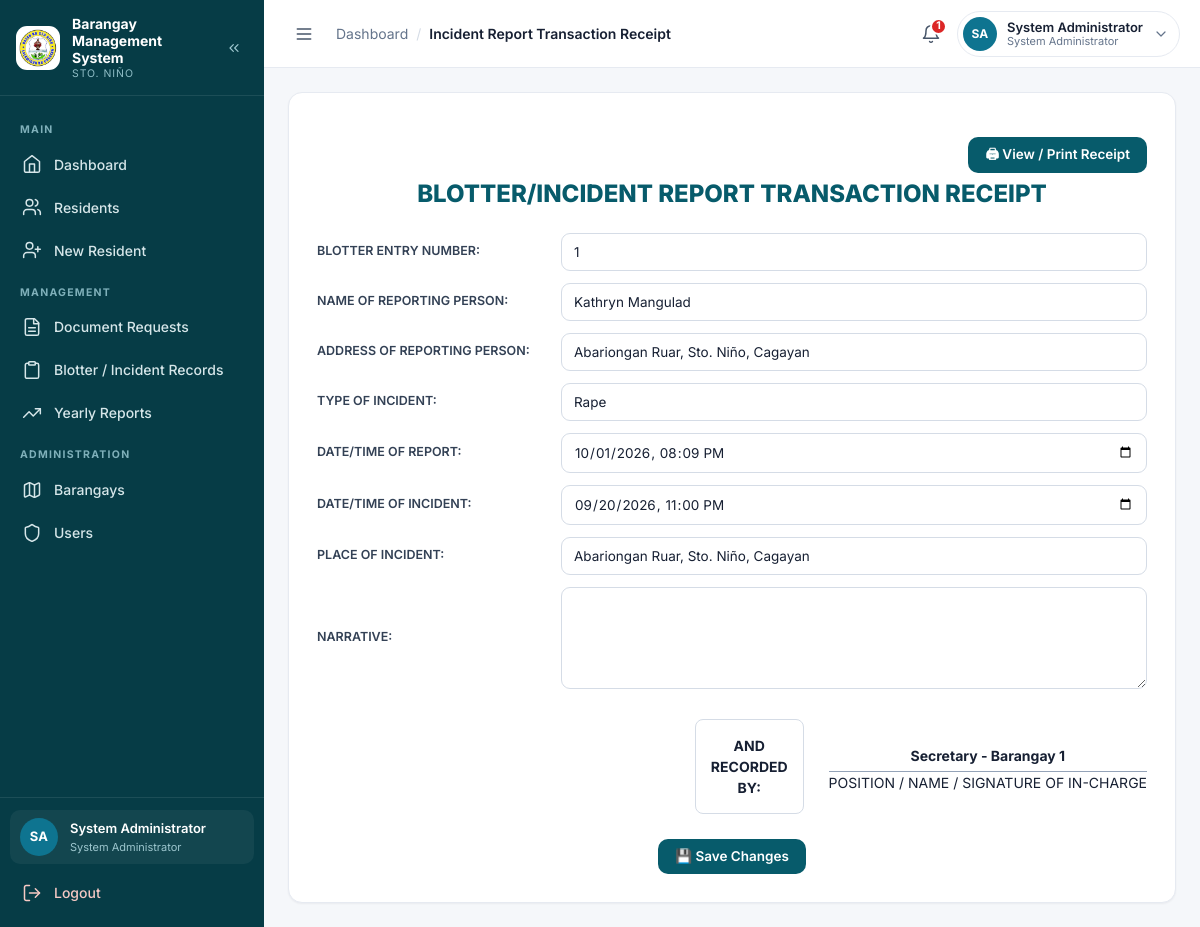
Page /pages/incident_report.php?id=520 (signed in) on the committed database.
### tables this page shows
CREATE TABLE `blotter_records` (
  `id` int(11) NOT NULL AUTO_INCREMENT,
  `barangay_id` int(11) NOT NULL,
  `resident_id` int(11) DEFAULT NULL,
  `blotter_no` varchar(50) NOT NULL,
  `reporting_person` varchar(150) NOT NULL,
  `reporting_address` varchar(255) DEFAULT NULL,
  `incident_type` varchar(150) NOT NULL,
  `report_datetime` datetime DEFAULT NULL,
  `incident_datetime` datetime DEFAULT NULL,
  `place_of_incident` varchar(255) DEFAULT NULL,
  `suspect_data` text DEFAULT NULL,
  `victim_data` text DEFAULT NULL,
  `narrative` text DEFAULT NULL,
  `recorded_by` varchar(150) DEFAULT NULL,
  `status` enum('Open','In Progress','Resolved','Cancelled') NOT NULL DEFAULT 'Open',
  `reviewed_by` int(11) DEFAULT NULL,
  `reviewed_at` datetime DEFAULT NULL,
  `created_at` timestamp NOT NULL DEFAULT current_timestamp(),
  PRIMARY KEY (`id`),
  KEY `idx_blotter_barangay` (`barangay_id`),
  KEY `idx_blotter_resident` (`resident_id`),
  KEY `idx_blotter_status` (`status`),
  KEY `fk_blotter_reviewed_by` (`reviewed_by`),
  CONSTRAINT `blotter_records_ibfk_1` FOREIGN KEY (`barangay_id`) REFERENCES `barangays` (`id`),
  CONSTRAINT `fk_blotter_resident` FOREIGN KEY (`resident_id`) REFERENCES `residents` (`id`) ON DELETE SET NULL ON UPDATE CASCADE,
  CONSTRAINT `fk_blotter_reviewed_by` FOREIGN KEY (`reviewed_by`) REFERENCES `users` (`id`) ON DELETE SET NULL ON UPDATE CASCADE
);

### config/config.php (called while the page is built, shortened)
<?php
if (!function_exists('url')) {
    function url($path = '') {
        $path = ltrim((string)$path, '/');
        return BASE_URL . '/' . $path;
    }
}
function e($value) { return htmlspecialchars((string)$value, ENT_QUOTES, 'UTF-8'); }

### pages/incident_report.php (the view, shortened to what this page needs)
<?php
require_once __DIR__ . '/../config/config.php';
$id = (int)($_GET['id'] ?? 0);
$r = null;
if ($id) {
    $s = $conn->prepare("
        SELECT *
        FROM blotter_records
        WHERE id = ?
    ");
    $s->bind_param('i', $id);
    $s->execute();
    $r = $s->get_result()->fetch_assoc();
}
include BASE_PATH . '/partials/header.php';
?>
<div class="receipt">
    <div class="no-print" style="text-align:right;">
        <button class="btn" type="button" onclick="window.print()">
            🖨 View / Print Receipt
        </button>
    </div>
    <h1 class="receipt-title">
        BLOTTER/INCIDENT REPORT TRANSACTION RECEIPT
    </h1>
    <form method="post" action="<?= e(url('actions/save_incident.php')) ?>">
        <div class="receipt-grid">
            <label>BLOTTER ENTRY NUMBER:</label>
            <input
                type="text"
                name="blotter_no"
                value="<?= e($r['blotter_no'] ?? '') ?>"
            >
            <label>NAME OF REPORTING PERSON:</label>
            <input
                type="text"
                name="reporting_person"
                value="<?= e($r['reporting_person'] ?? '') ?>"
                required
            >
            <label>ADDRESS OF REPORTING PERSON:</label>
            <input
                type="text"
                name="reporting_address"
                value="<?= e($r['reporting_address'] ?? '') ?>"
            >
            <label>TYPE OF INCIDENT:</label>
            <input
                type="text"
                name="incident_type"
                value="<?= e($r['incident_type'] ?? '') ?>"
                required
            >
            <label>DATE/TIME OF REPORT:</label>
            <input
                type="datetime-local"
                name="report_datetime"
                value="<?=
                    !empty($r['report_datetime'])
                    ? date(
                        'Y-m-d\TH:i',
                        strtotime($r['report_datetime'])
                    )
                    : ''
                ?>"
            >
            <label>DATE/TIME OF INCIDENT:</label>
            <input
                type="datetime-local"
                name="incident_datetime"
                value="<?=
                    !empty($r['incident_datetime'])
                    ? date(
                        'Y-m-d\TH:i',
                        strtotime($r['incident_datetime'])
                    )
                    : ''
                ?>"
            >
            <label>PLACE OF INCIDENT:</label>
            <input
                type="text"
                name="place_of_incident"
                value="<?= e($r['place_of_incident'] ?? '') ?>"
            >
            <label>NARRATIVE:</label>
            <textarea
                name="narrative"
                rows="5"
            ><?= e($r['narrative'] ?? '') ?></textarea>
        </div>
        <div class="recorded">
            <div class="recorded-box">
                AND<br>
                RECORDED<br>
                BY:
            </div>
            <div class="signature">
                <div class="signature-name">
                    <?= e($r['recorded_by'] ?? ($_SESSION['full_name'] ?? '')) ?>
                </div>
                <div>
                    POSITION / NAME / SIGNATURE OF IN-CHARGE
                </div>
            </div>
        </div>
        <div
            class="no-print"
            style="text-align:center;margin-top:25px;"
        >
            <button
                type="submit"
                class="btn"
            >
                💾 Save Changes
            </button>
        </div>
    </form>
</div>
<?php include BASE_PATH . '/partials/footer.php'; ?>

### assets/css/style.css (style rules this page uses)
:root { --primary: #075B6B; --primary-700: #054C59; --primary-900: #063C46; --secondary: #0E7490; --accent: #E58B82; --bg: #F5F7FA; --card: #FFFFFF; --text: #172033; --muted: #64748B; --success: #16A34A; --warning: #F59E0B; --danger: #DC2626; --info: #0E7490; --border: #E6EAF1; --border-strong: #D5DCE6; --sidebar-w: 264px; --sidebar-w-collapsed: 78px; --topbar-h: 68px; --radius: 14px; --radius-sm: 10px; --radius-lg: 18px; --shadow-sm: 0 1px 2px rgba(16, 24, 40, .05); --shadow: 0 4px 16px rgba(16, 24, 40, .06); --shadow-md: 0 12px 32px rgba(16, 24, 40, .12); --ring: 0 0 0 3px rgba(14, 116, 144, .18); --font: 'Inter', system-ui, -apple-system, 'Segoe UI', Roboto, Arial, sans-serif; }
*, *::before, *::after { box-sizing: border-box; }
html { -webkit-text-size-adjust: 100%; }
body { margin: 0; font-family: var(--font); background: var(--bg); color: var(--text); font-size: 14px; line-height: 1.5; -webkit-font-smoothing: antialiased; }
h1, h2, h3, h4 { margin: 0 0 10px; color: var(--text); line-height: 1.25; }
h1 { font-size: 24px; font-weight: 800; }
.btn, .btn-primary { display: inline-flex; align-items: center; justify-content: center; gap: 8px; background: var(--primary); color: #fff; border: 1px solid transparent; border-radius: 10px; padding: 10px 16px; font-size: 13.5px; font-weight: 600; text-decoration: none; cursor: pointer; font-family: inherit; line-height: 1; transition: background .15s, box-shadow .15s, transform .05s; }
label { display: block; font-size: 12.5px; font-weight: 600; color: #334155; margin-bottom: 6px; }
input, select, textarea { width: 100%; padding: 10px 12px; border: 1px solid var(--border-strong); border-radius: 9px; background: #fff; font-size: 13.5px; color: var(--text); font-family: inherit; }
textarea { min-height: 96px; resize: vertical; }
.receipt { background: #fff; border: 1px solid var(--border); border-radius: var(--radius); padding: 28px; max-width: 1000px; margin: 0 auto; box-shadow: var(--shadow-sm); }
.receipt-title { text-align: center; color: var(--primary); font-size: 24px; margin: 6px 0 24px; }
.receipt-grid { display: grid; grid-template-columns: 230px 1fr; gap: 12px 14px; align-items: center; }
.receipt-grid label { margin: 0; color: #334155; }
.recorded { display: flex; justify-content: flex-end; align-items: center; gap: 25px; margin-top: 30px; }
.recorded-box { border: 1px solid var(--border-strong); padding: 15px; font-weight: 700; text-align: center; border-radius: 8px; }
.signature { text-align: center; min-width: 240px; }
.signature-name { border-bottom: 1px solid #94A3B8; font-weight: 700; padding: 5px; }

### rows in the picture
blotter_records: blotter_no "1", reporting_person "Kathryn Mangulad", reporting_address "Abariongan Ruar, Sto. Niño, Cagayan", incident_type "Rape", report_datetime "10/01/2026 20:09", incident_datetime "09/20/2026 23:00", place_of_incident "Abariongan Ruar, Sto. Niño, Cagayan", recorded_by "Secretary - Barangay 1"

### other values in the picture
$group "MAIN"
$item['label'] "Dashboard"
$item['label'] "Residents"
$item['label'] "New Resident"
$group "MANAGEMENT"
$item['label'] "Document Requests"
$item['label'] "Blotter / Incident Records"
$item['label'] "Yearly Reports"
$group "ADMINISTRATION"
$item['label'] "Barangays"
$item['label'] "Users"
$initials "SA"
$full_name "System Administrator"
$role_label "System Administrator"
$crumb "Incident Report Transaction Receipt"
